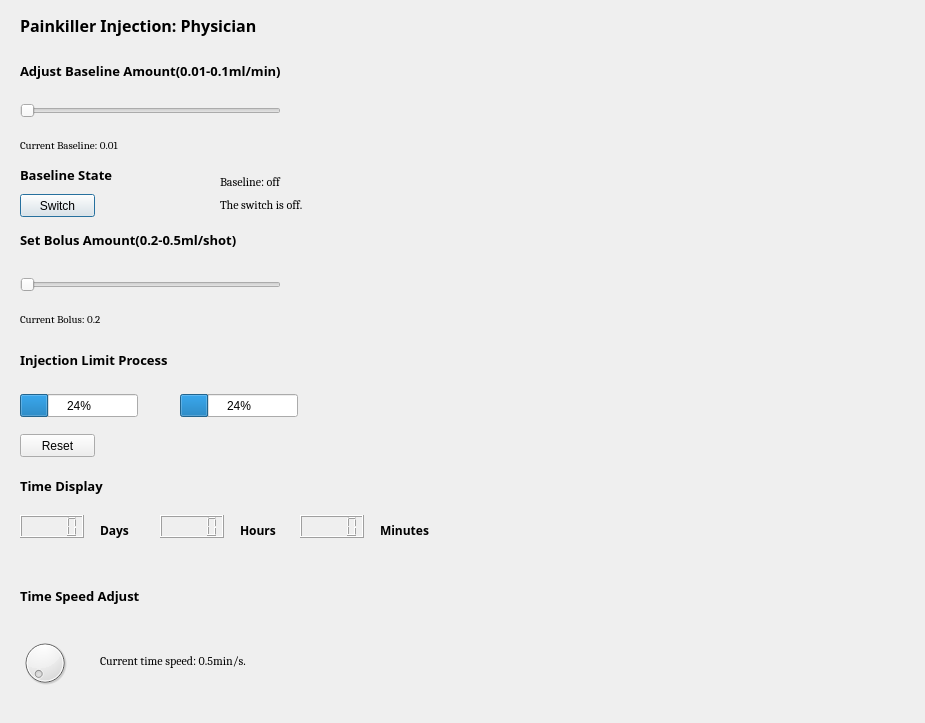
<?xml version="1.0" encoding="UTF-8"?>
<ui version="4.0">
 <class>Dialog</class>
 <widget class="QDialog" name="Dialog">
  <property name="geometry">
   <rect>
    <x>0</x>
    <y>0</y>
    <width>925</width>
    <height>723</height>
   </rect>
  </property>
  <property name="windowTitle">
   <string>Dialog</string>
  </property>
  <widget class="QLabel" name="label">
   <property name="geometry">
    <rect>
     <x>20</x>
     <y>50</y>
     <width>771</width>
     <height>41</height>
    </rect>
   </property>
   <property name="font">
    <font>
     <family>Arial Black</family>
     <pointsize>10</pointsize>
     <weight>75</weight>
     <bold>true</bold>
    </font>
   </property>
   <property name="text">
    <string>Adjust Baseline Amount(0.01-0.1ml/min)</string>
   </property>
  </widget>
  <widget class="QLabel" name="label_3">
   <property name="geometry">
    <rect>
     <x>20</x>
     <y>224</y>
     <width>741</width>
     <height>31</height>
    </rect>
   </property>
   <property name="font">
    <font>
     <family>Arial Black</family>
     <pointsize>10</pointsize>
     <weight>75</weight>
     <bold>true</bold>
    </font>
   </property>
   <property name="text">
    <string>Set Bolus Amount(0.2-0.5ml/shot)</string>
   </property>
  </widget>
  <widget class="QLabel" name="label_4">
   <property name="geometry">
    <rect>
     <x>20</x>
     <y>-10</y>
     <width>611</width>
     <height>71</height>
    </rect>
   </property>
   <property name="font">
    <font>
     <family>Alimama ShuHeiTi Bold</family>
     <pointsize>12</pointsize>
     <weight>75</weight>
     <bold>true</bold>
    </font>
   </property>
   <property name="text">
    <string>Painkiller Injection: Physician</string>
   </property>
  </widget>
  <widget class="QProgressBar" name="progress_1h">
   <property name="geometry">
    <rect>
     <x>20</x>
     <y>394</y>
     <width>118</width>
     <height>23</height>
    </rect>
   </property>
   <property name="value">
    <number>24</number>
   </property>
  </widget>
  <widget class="QLabel" name="label_6">
   <property name="geometry">
    <rect>
     <x>20</x>
     <y>344</y>
     <width>641</width>
     <height>31</height>
    </rect>
   </property>
   <property name="font">
    <font>
     <family>Arial Black</family>
     <pointsize>10</pointsize>
     <weight>75</weight>
     <bold>true</bold>
    </font>
   </property>
   <property name="text">
    <string>Injection Limit Process</string>
   </property>
  </widget>
  <widget class="QProgressBar" name="progress_24h">
   <property name="geometry">
    <rect>
     <x>180</x>
     <y>394</y>
     <width>118</width>
     <height>23</height>
    </rect>
   </property>
   <property name="value">
    <number>24</number>
   </property>
  </widget>
  <widget class="QLabel" name="label_7">
   <property name="geometry">
    <rect>
     <x>20</x>
     <y>159</y>
     <width>181</width>
     <height>31</height>
    </rect>
   </property>
   <property name="font">
    <font>
     <family>Arial Black</family>
     <pointsize>10</pointsize>
     <weight>75</weight>
     <bold>true</bold>
    </font>
   </property>
   <property name="text">
    <string>Baseline State</string>
   </property>
  </widget>
  <widget class="QPushButton" name="StartBaselineBottom">
   <property name="geometry">
    <rect>
     <x>20</x>
     <y>194</y>
     <width>75</width>
     <height>23</height>
    </rect>
   </property>
   <property name="text">
    <string>Switch</string>
   </property>
  </widget>
  <widget class="QPushButton" name="RstButton">
   <property name="geometry">
    <rect>
     <x>20</x>
     <y>434</y>
     <width>75</width>
     <height>23</height>
    </rect>
   </property>
   <property name="text">
    <string>Reset</string>
   </property>
  </widget>
  <widget class="QLCDNumber" name="lcdNumber">
   <property name="geometry">
    <rect>
     <x>20</x>
     <y>515</y>
     <width>64</width>
     <height>23</height>
    </rect>
   </property>
  </widget>
  <widget class="QLabel" name="label_5">
   <property name="geometry">
    <rect>
     <x>20</x>
     <y>470</y>
     <width>531</width>
     <height>31</height>
    </rect>
   </property>
   <property name="font">
    <font>
     <family>Arial Black</family>
     <pointsize>10</pointsize>
     <weight>75</weight>
     <bold>true</bold>
    </font>
   </property>
   <property name="text">
    <string>Time Display</string>
   </property>
  </widget>
  <widget class="QLabel" name="label_8">
   <property name="geometry">
    <rect>
     <x>100</x>
     <y>515</y>
     <width>41</width>
     <height>31</height>
    </rect>
   </property>
   <property name="font">
    <font>
     <family>Alimama ShuHeiTi Bold</family>
     <pointsize>9</pointsize>
     <weight>75</weight>
     <bold>true</bold>
    </font>
   </property>
   <property name="text">
    <string>Days</string>
   </property>
  </widget>
  <widget class="QLCDNumber" name="lcdNumber_2">
   <property name="geometry">
    <rect>
     <x>160</x>
     <y>515</y>
     <width>64</width>
     <height>23</height>
    </rect>
   </property>
  </widget>
  <widget class="QLabel" name="label_9">
   <property name="geometry">
    <rect>
     <x>240</x>
     <y>515</y>
     <width>51</width>
     <height>31</height>
    </rect>
   </property>
   <property name="font">
    <font>
     <family>Alimama ShuHeiTi Bold</family>
     <pointsize>9</pointsize>
     <weight>75</weight>
     <bold>true</bold>
    </font>
   </property>
   <property name="text">
    <string>Hours</string>
   </property>
  </widget>
  <widget class="QLCDNumber" name="lcdNumber_3">
   <property name="geometry">
    <rect>
     <x>300</x>
     <y>515</y>
     <width>64</width>
     <height>23</height>
    </rect>
   </property>
  </widget>
  <widget class="QLabel" name="label_10">
   <property name="geometry">
    <rect>
     <x>380</x>
     <y>505</y>
     <width>141</width>
     <height>51</height>
    </rect>
   </property>
   <property name="font">
    <font>
     <family>Alimama ShuHeiTi Bold</family>
     <pointsize>9</pointsize>
     <weight>75</weight>
     <bold>true</bold>
    </font>
   </property>
   <property name="text">
    <string>Minutes</string>
   </property>
  </widget>
  <widget class="QSlider" name="horizontalSlider">
   <property name="geometry">
    <rect>
     <x>20</x>
     <y>100</y>
     <width>261</width>
     <height>21</height>
    </rect>
   </property>
   <property name="minimum">
    <number>10</number>
   </property>
   <property name="maximum">
    <number>100</number>
   </property>
   <property name="orientation">
    <enum>Qt::Horizontal</enum>
   </property>
  </widget>
  <widget class="QSlider" name="horizontalSlider_2">
   <property name="geometry">
    <rect>
     <x>20</x>
     <y>274</y>
     <width>261</width>
     <height>21</height>
    </rect>
   </property>
   <property name="minimum">
    <number>200</number>
   </property>
   <property name="maximum">
    <number>500</number>
   </property>
   <property name="orientation">
    <enum>Qt::Horizontal</enum>
   </property>
  </widget>
  <widget class="QLabel" name="label_11">
   <property name="geometry">
    <rect>
     <x>20</x>
     <y>130</y>
     <width>181</width>
     <height>31</height>
    </rect>
   </property>
   <property name="font">
    <font>
     <family>Cambria</family>
     <pointsize>8</pointsize>
    </font>
   </property>
   <property name="text">
    <string>Current Baseline: 0.01</string>
   </property>
  </widget>
  <widget class="QLabel" name="label_12">
   <property name="geometry">
    <rect>
     <x>20</x>
     <y>304</y>
     <width>321</width>
     <height>31</height>
    </rect>
   </property>
   <property name="font">
    <font>
     <family>Cambria</family>
     <pointsize>8</pointsize>
    </font>
   </property>
   <property name="text">
    <string>Current Bolus: 0.2</string>
   </property>
  </widget>
  <widget class="QLabel" name="switchlabel">
   <property name="geometry">
    <rect>
     <x>220</x>
     <y>189</y>
     <width>271</width>
     <height>31</height>
    </rect>
   </property>
   <property name="font">
    <font>
     <family>Cambria</family>
    </font>
   </property>
   <property name="text">
    <string>The switch is off.</string>
   </property>
  </widget>
  <widget class="QLabel" name="baselinelabel">
   <property name="geometry">
    <rect>
     <x>220</x>
     <y>174</y>
     <width>241</width>
     <height>16</height>
    </rect>
   </property>
   <property name="font">
    <font>
     <family>Cambria</family>
    </font>
   </property>
   <property name="text">
    <string>Baseline: off</string>
   </property>
  </widget>
  <widget class="QDial" name="timeadjustdial">
   <property name="geometry">
    <rect>
     <x>20</x>
     <y>631</y>
     <width>50</width>
     <height>64</height>
    </rect>
   </property>
   <property name="minimum">
    <number>0</number>
   </property>
   <property name="maximum">
    <number>60</number>
   </property>
  </widget>
  <widget class="QLabel" name="label_2">
   <property name="geometry">
    <rect>
     <x>20</x>
     <y>570</y>
     <width>341</width>
     <height>51</height>
    </rect>
   </property>
   <property name="font">
    <font>
     <family>Arial Black</family>
     <pointsize>10</pointsize>
     <weight>75</weight>
     <bold>true</bold>
    </font>
   </property>
   <property name="text">
    <string>Time Speed Adjust</string>
   </property>
  </widget>
  <widget class="QLabel" name="timeadjustlabel">
   <property name="geometry">
    <rect>
     <x>100</x>
     <y>640</y>
     <width>481</width>
     <height>41</height>
    </rect>
   </property>
   <property name="font">
    <font>
     <family>Cambria</family>
    </font>
   </property>
   <property name="text">
    <string>Current time speed: 0.5min/s.</string>
   </property>
  </widget>
 </widget>
 <resources/>
 <connections/>
</ui>
